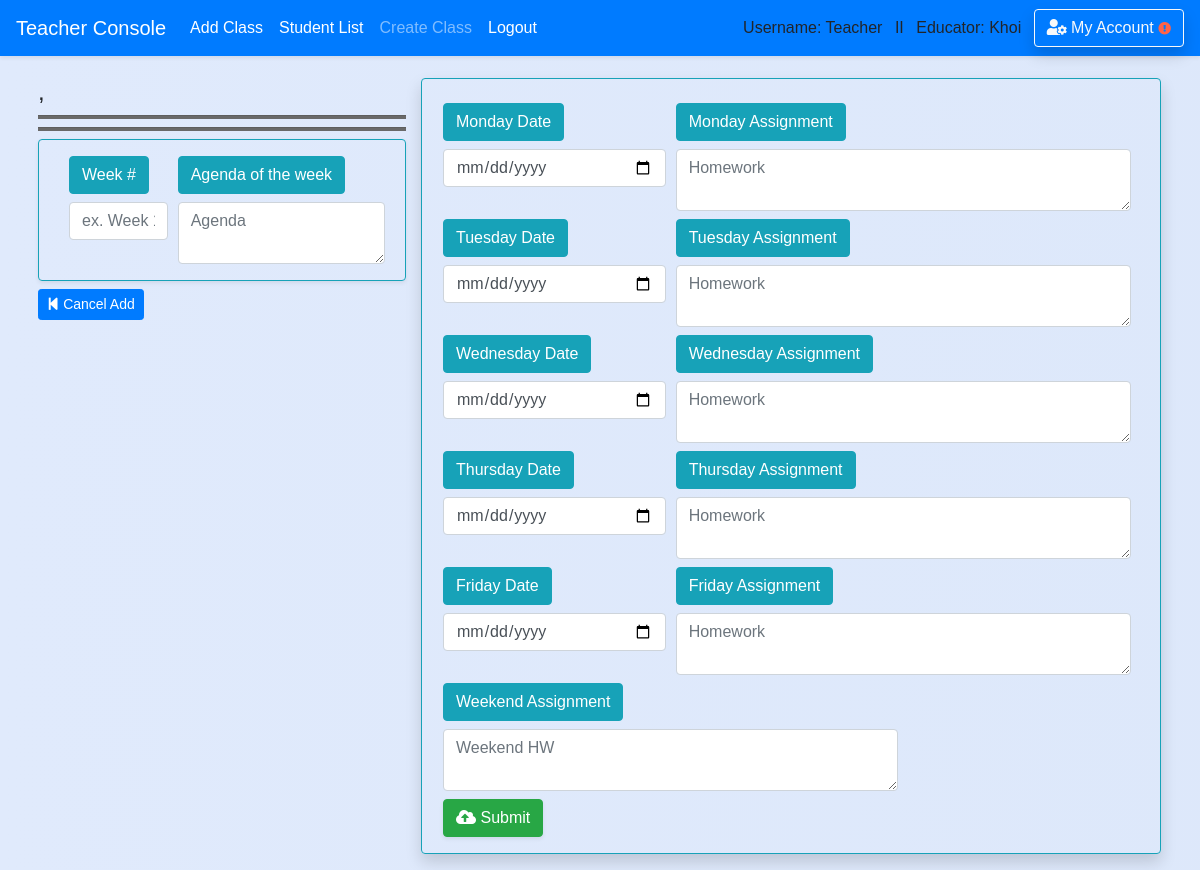
Before: /teacher/lesson_plan/add/14/ (signed in) with the older database file.
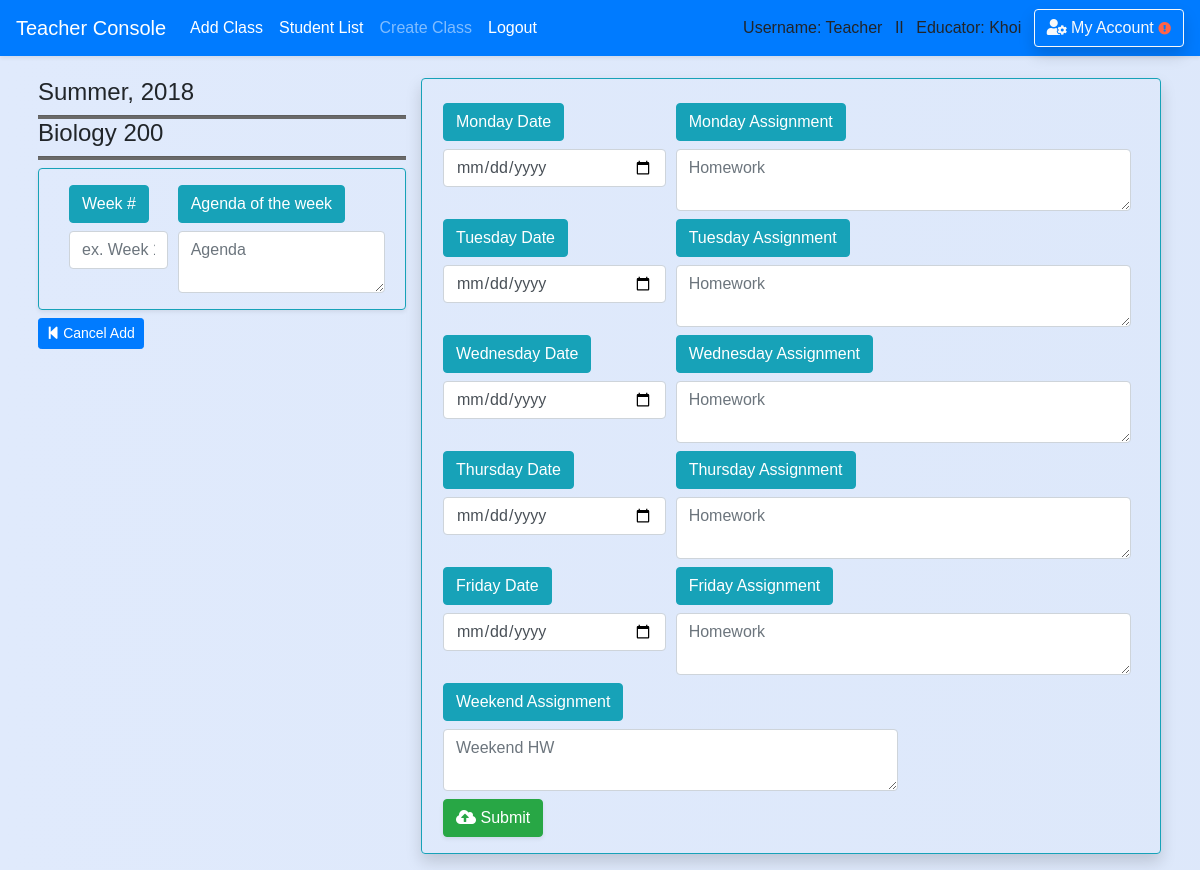
After: the same page with the newer database file.
### school_app/models.py (models this page shows)
class Course(models.Model):
    course_number = models.CharField(max_length=20,default='12345678')
    abbreviated_title = models.CharField(max_length=150,default='')
    course_title = models.CharField(max_length=250,default='') #,unique=True)
    maximum_credit = models.CharField(max_length=10,default='')
    semester = models.CharField(max_length=50,default='')
    year = models.CharField(max_length=4,default='')
    teacher_name = models.CharField(max_length=50,default='')
    description = models.CharField(max_length=450,default='')
    is_archive = models.BooleanField(default=False)
    department = models.ForeignKey('Department',blank=True, null=True, on_delete = models.SET_NULL, related_name='belong_in_department')
    teacher = models.ForeignKey('Teacher',blank=True, null=True, on_delete = models.SET_NULL, related_name='course_by_teacher')
    create_date = models.DateField(auto_now_add=True , blank=True,null=True,)

### school_app/views_logged.py (the view, shortened to what this page needs)
# urls.py: path('teacher/lesson_plan/add/',views_logged.add_lesson_plan, name='save_lesson_plan'),#save newly created lesson_plan
def add_lesson_plan(request,course_id=None):
    if is_login(request) == False:
        return redirect('/login')
    if is_login(request) == True:
        if request.user.profile.is_teacher == False:
            messages.warning(request, "You don't have Instructor's Privilege!")
            return redirect('/')
        course = Course.objects.filter(id=course_id).first()
        return render(request,'teacher/lesson_plan/add_lesson_plan.html',
        {'course':course})

### school_app/views_functions.py (called while the page is built)
def is_login(request):
    if not request.user.is_authenticated:
        messages.warning(request, "Please Login or Create an Account.")
        return False
    return True

### school_app/templates/teacher/lesson_plan/add_lesson_plan.html (shortened to what the changed rows need)
{% extends 'base.html' %}
{% block content %}
<div class="container-fuild" style='padding-top:25px; padding-left:30px;padding-right:40px'>
  <div class="form-row" style=''>
        <div class="col-md-4">
          <div class="col-md-4 pr-4" style='height:auto ;overflow: hidden;position:fixed;padding-left:0px;'>
          <div class='mt-2 ml-2'>
            <h4>{{ course.semester }}, {{ course.year }}</h4>
            <hr class='hr-line'/>
            <h4>{{course.course_title}}</h4>
            <hr class='hr-line'/>
          </div>
        </div>
        </div>
 <br><br>
</div>
{% endblock %}

Changed rows visible on the page:
added Course: semester "Summer", year "2018", course_title "Biology 200"
